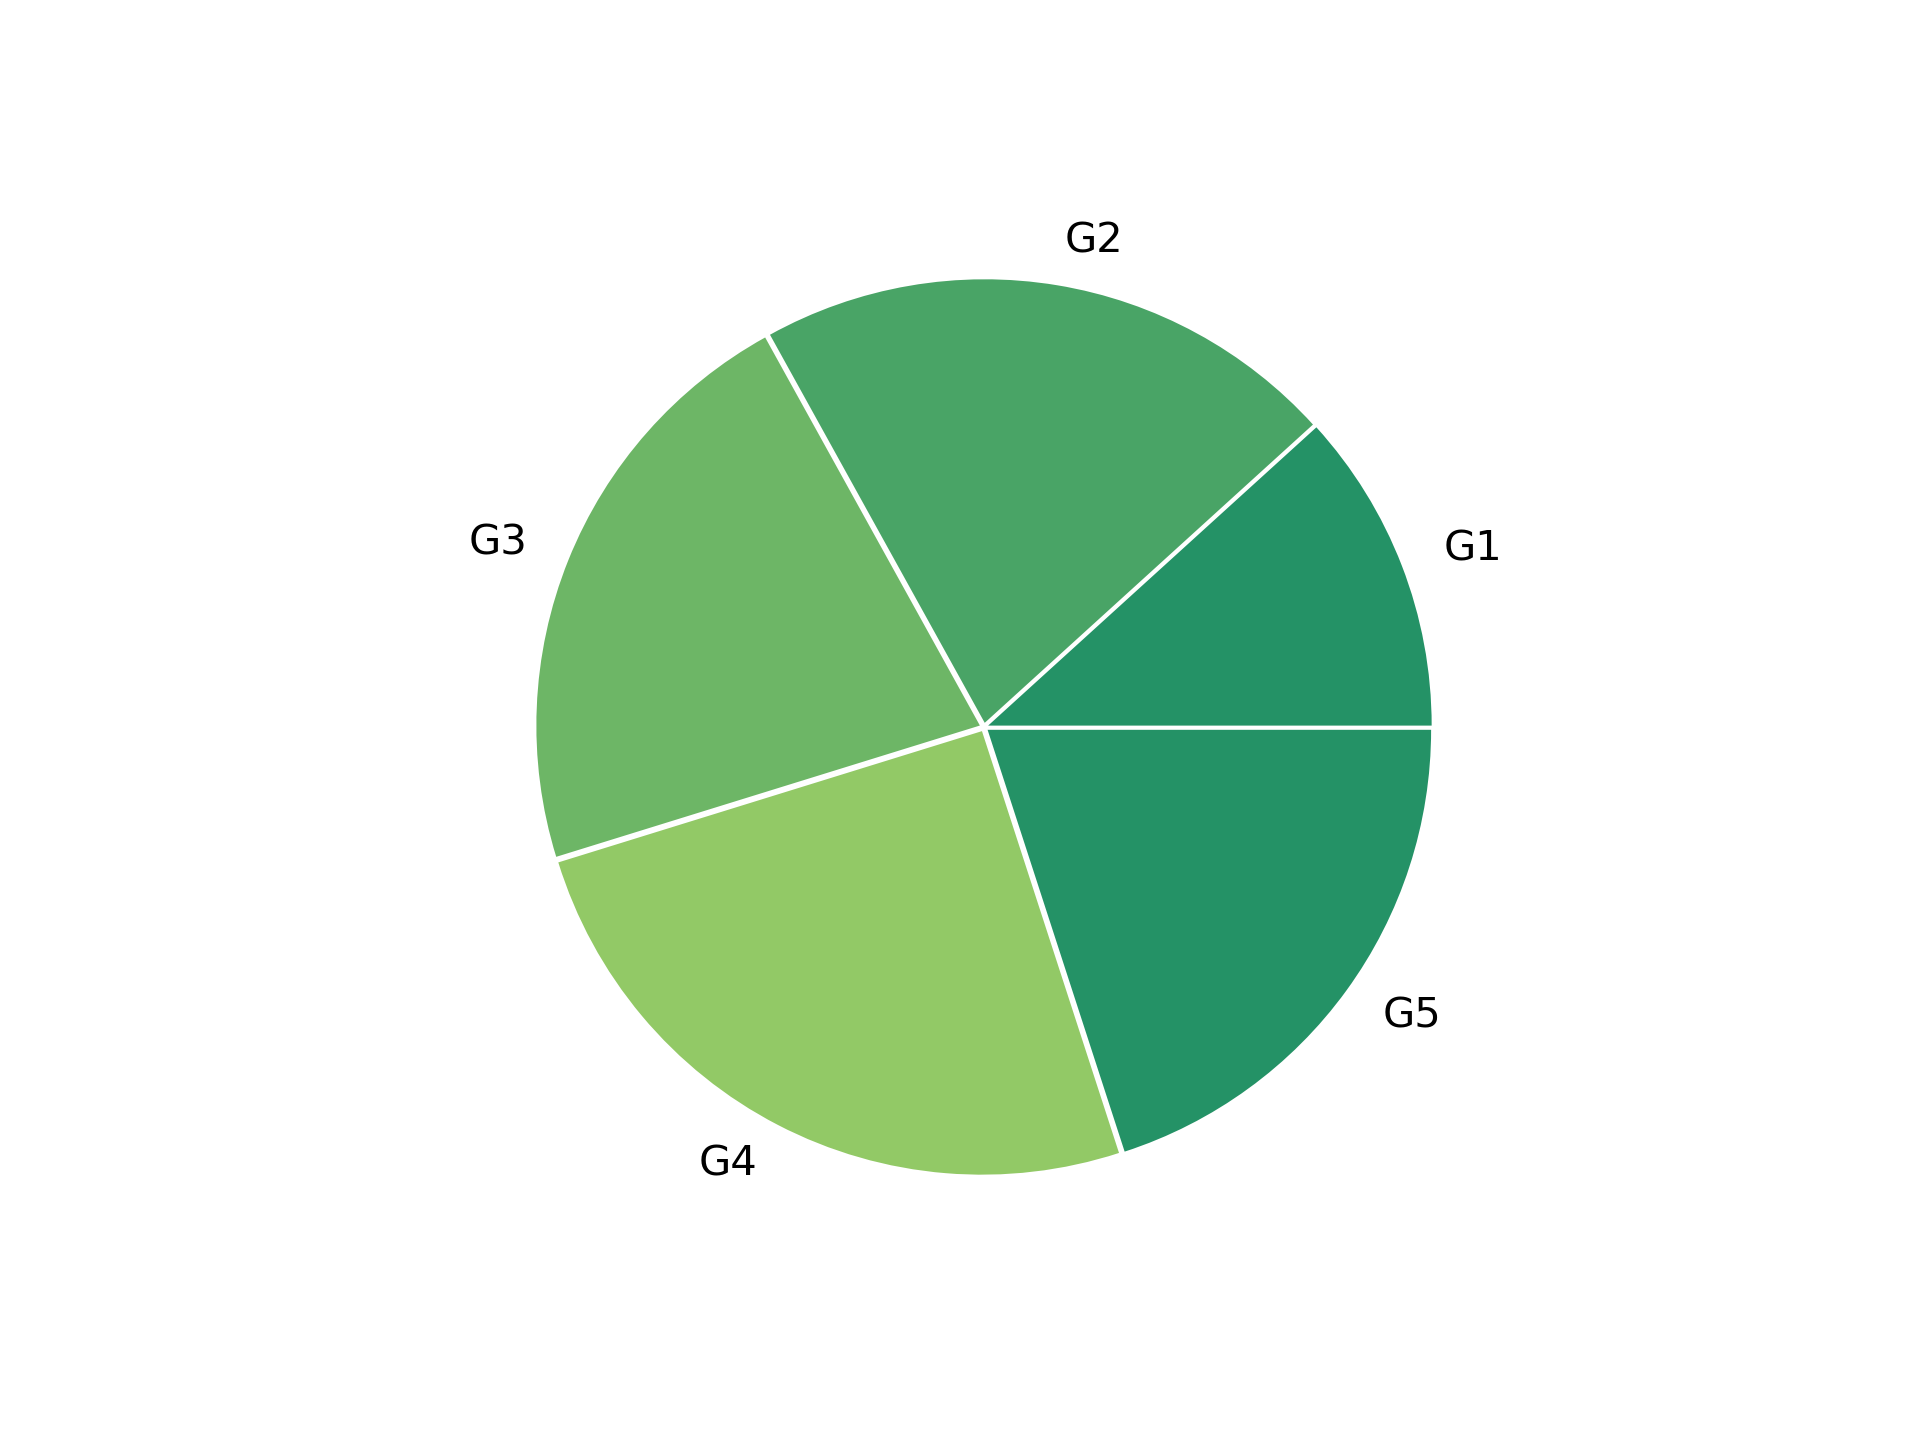

Python code for this plot:
from matplotlib import pyplot as plt
import seaborn as sns
colors = sns.color_palette('summer')[0:4]
x = [27, 49, 50, 58, 46]
lab = 'G1,G2,G3,G4,G5'.split(',')
explode = [0.01] * 5
plt.pie(x, labels = lab, colors = colors, explode = explode)
plt.savefig('pie_sumscore.png', dpi = 300)
plt.clf()